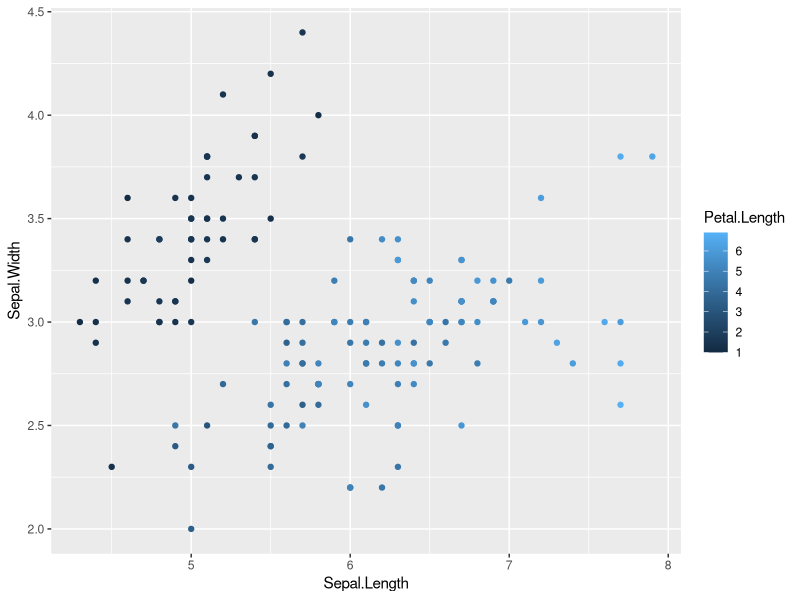

R code for this plot:
## ---- chunk 1
head(iris)
## ---- chunk 2
library(ggplot2)

iris |>
  ggplot(aes(x = Sepal.Length, y = Sepal.Width, colour = Petal.Length)) +
  geom_point()
